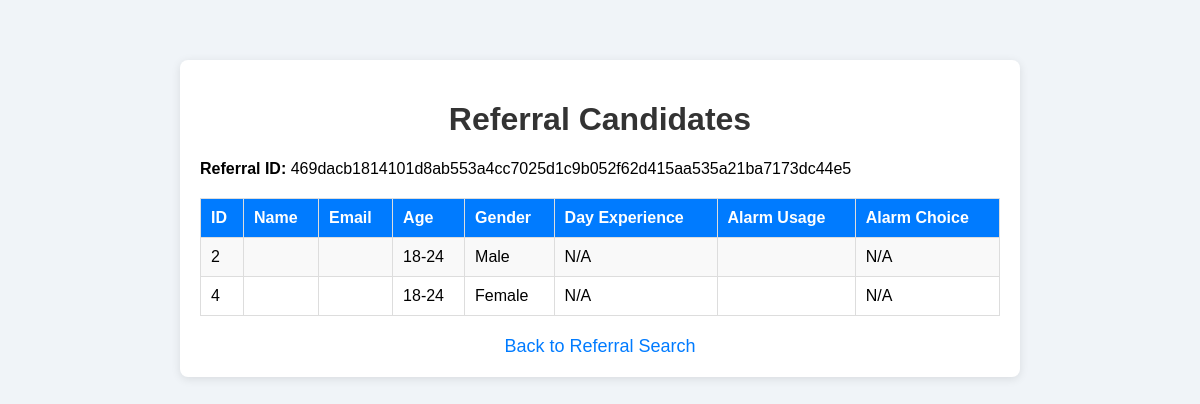
The page /referral/unique-user/469dacb1814101d8ab553a4cc7025d1c9b052f62d415aa535a21ba7173dc44e5 on the database its author committed.
### index.py (models this page shows)
class SurveyResponseIndex(db.Model):
    __tablename__ = 'survey_response'
    id = db.Column(db.Integer, primary_key=True, autoincrement=True)
    unique_user_id = db.Column(db.Integer, db.ForeignKey('unique_user.id'), nullable=False)
    referral_id = db.Column(db.String(64), nullable=False, default="direct")
    age = db.Column(db.String(20), nullable=False, default='-')
    gender = db.Column(db.String(20), nullable=False, default='-')
    other_data = db.Column(db.Text, nullable=True)  # Stores additional info as JSON
    status = db.Column(db.String(50), nullable=True, default="Completed")
    timestamp = db.Column(db.DateTime, default=datetime.utcnow)

### referral.py (the view)
@referral_bp.route('/unique-user/<referral_id>', methods=['GET'])
def view_unique_user(referral_id):
    from index import SurveyResponseIndex
    responses = SurveyResponseIndex.query.filter_by(referral_id=referral_id).all()
    if responses:
        return render_template('unique_user.html', referral_id=referral_id, responses=responses)
    return render_template('referral.html', error="No responses found for this unique user.")

### templates/unique_user.html (shortened to what this page needs)
<!DOCTYPE html>
<html lang="en">
<head>
</head>
<body>
  <div class="container">
    <h1>Referral Candidates</h1>
    <p><strong>Referral ID:</strong> {{ referral_id }}</p>
    {% if responses %}
    <table>
      <tr>
        <th>ID</th>
        <th>Name</th>
        <th>Email</th>
        <th>Age</th>
        <th>Gender</th>
        <th>Day Experience</th>
        <th>Alarm Usage</th>
        <th>Alarm Choice</th>
      </tr>
      {% for response in responses %}
      <tr>
        <td>{{ response.id }}</td>
        <td>{{ response.name }}</td>
        <td>{{ response.email }}</td>
        <td>{{ response.age }}</td>
        <td>{{ response.gender }}</td>
        <td>{{ response.day_experience or 'N/A' }}</td>
        <td>{{ response.alarm_usage }}</td>
        <td>{{ response.alarm_choice or 'N/A' }}</td>
      </tr>
      {% endfor %}
    </table>
    {% else %}
    <p>No survey responses found for this referral ID.</p>
    {% endif %}
    <a href="/referral" class="back-link">Back to Referral Search</a>
  </div>
</body>
</html>

### templates/unique_user.html (style rules this page uses)
body { font-family: Arial, sans-serif; background: #f0f4f8; margin: 0; padding: 20px; }
.container { max-width: 800px; background: #fff; margin: 40px auto; padding: 20px; border-radius: 8px; box-shadow: 0 2px 10px rgba(0,0,0,0.1); }
h1 { text-align: center; color: #333; }
table { width: 100%; border-collapse: collapse; margin-top: 20px; }
th, td { border: 1px solid #ddd; padding: 10px; text-align: left; }
th { background: #007BFF; color: white; }
tr:nth-child(even) { background: #f9f9f9; }
.back-link { display: block; text-align: center; margin-top: 20px; color: #007BFF; text-decoration: none; font-size: 18px; }

### rows shown on the page
SurveyResponseIndex: id "2", age "18-24", gender "Male", day_experience "N/A", alarm_choice "N/A"
SurveyResponseIndex: id "4", age "18-24", gender "Female", day_experience "N/A", alarm_choice "N/A"

### other values the page prints
{{ referral_id }} "469dacb1814101d8ab553a4cc7025d1c9b052f62d415aa535a21ba7173dc44e5"
